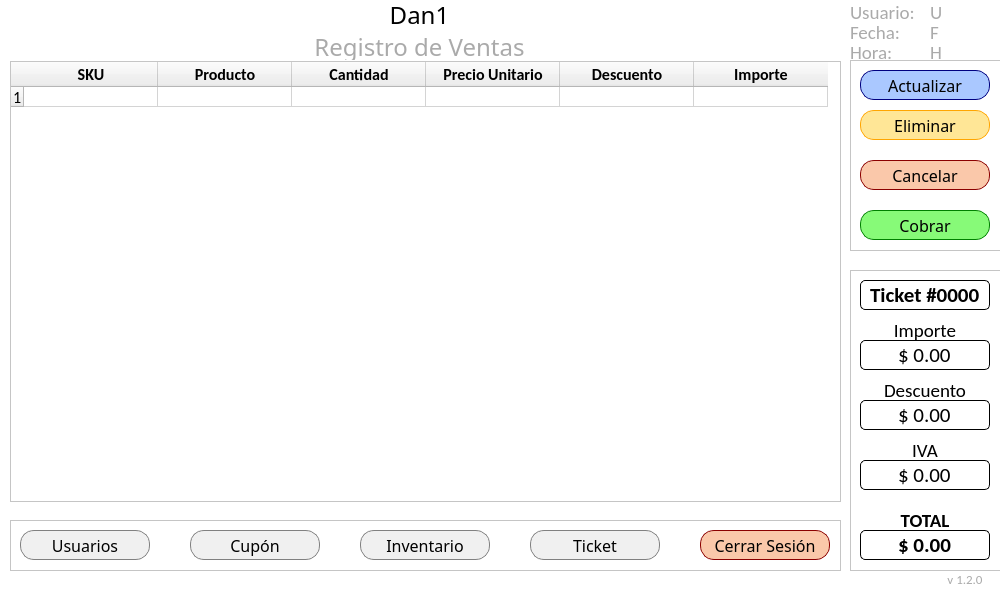
<?xml version="1.0" encoding="UTF-8"?>
<ui version="4.0">
 <class>MainWindow</class>
 <widget class="QMainWindow" name="MainWindow">
  <property name="geometry">
   <rect>
    <x>0</x>
    <y>0</y>
    <width>1000</width>
    <height>600</height>
   </rect>
  </property>
  <property name="minimumSize">
   <size>
    <width>1000</width>
    <height>600</height>
   </size>
  </property>
  <property name="maximumSize">
   <size>
    <width>1000</width>
    <height>600</height>
   </size>
  </property>
  <property name="palette">
   <palette>
    <active>
     <colorrole role="Base">
      <brush brushstyle="SolidPattern">
       <color alpha="255">
        <red>255</red>
        <green>255</green>
        <blue>255</blue>
       </color>
      </brush>
     </colorrole>
     <colorrole role="Window">
      <brush brushstyle="SolidPattern">
       <color alpha="255">
        <red>255</red>
        <green>255</green>
        <blue>255</blue>
       </color>
      </brush>
     </colorrole>
    </active>
    <inactive>
     <colorrole role="Base">
      <brush brushstyle="SolidPattern">
       <color alpha="255">
        <red>255</red>
        <green>255</green>
        <blue>255</blue>
       </color>
      </brush>
     </colorrole>
     <colorrole role="Window">
      <brush brushstyle="SolidPattern">
       <color alpha="255">
        <red>255</red>
        <green>255</green>
        <blue>255</blue>
       </color>
      </brush>
     </colorrole>
    </inactive>
    <disabled>
     <colorrole role="Base">
      <brush brushstyle="SolidPattern">
       <color alpha="255">
        <red>255</red>
        <green>255</green>
        <blue>255</blue>
       </color>
      </brush>
     </colorrole>
     <colorrole role="Window">
      <brush brushstyle="SolidPattern">
       <color alpha="255">
        <red>255</red>
        <green>255</green>
        <blue>255</blue>
       </color>
      </brush>
     </colorrole>
    </disabled>
   </palette>
  </property>
  <property name="windowTitle">
   <string>MainWindow</string>
  </property>
  <widget class="QWidget" name="centralwidget">
   <widget class="QLabel" name="L1">
    <property name="geometry">
     <rect>
      <x>-1</x>
      <y>0</y>
      <width>841</width>
      <height>30</height>
     </rect>
    </property>
    <property name="font">
     <font>
      <family>Impact</family>
      <pointsize>18</pointsize>
     </font>
    </property>
    <property name="text">
     <string>Dan1</string>
    </property>
    <property name="alignment">
     <set>Qt::AlignCenter</set>
    </property>
   </widget>
   <widget class="QLabel" name="L2">
    <property name="geometry">
     <rect>
      <x>-1</x>
      <y>30</y>
      <width>841</width>
      <height>30</height>
     </rect>
    </property>
    <property name="font">
     <font>
      <family>Swis721 LtCn BT</family>
      <pointsize>18</pointsize>
     </font>
    </property>
    <property name="frameShadow">
     <enum>QFrame::Plain</enum>
    </property>
    <property name="midLineWidth">
     <number>0</number>
    </property>
    <property name="text">
     <string>&lt;html&gt;&lt;head/&gt;&lt;body&gt;&lt;p&gt;&lt;span style=&quot; color:#aaaaaa;&quot;&gt;Registro de Ventas&lt;/span&gt;&lt;/p&gt;&lt;/body&gt;&lt;/html&gt;</string>
    </property>
    <property name="alignment">
     <set>Qt::AlignCenter</set>
    </property>
   </widget>
   <widget class="QTableWidget" name="t_Ventas">
    <property name="geometry">
     <rect>
      <x>10</x>
      <y>61</y>
      <width>831</width>
      <height>441</height>
     </rect>
    </property>
    <attribute name="horizontalHeaderVisible">
     <bool>true</bool>
    </attribute>
    <attribute name="horizontalHeaderCascadingSectionResizes">
     <bool>false</bool>
    </attribute>
    <attribute name="horizontalHeaderDefaultSectionSize">
     <number>134</number>
    </attribute>
    <attribute name="horizontalHeaderMinimumSectionSize">
     <number>134</number>
    </attribute>
    <attribute name="verticalHeaderDefaultSectionSize">
     <number>20</number>
    </attribute>
    <row>
     <property name="text">
      <string>1</string>
     </property>
     <property name="font">
      <font>
       <family>Calibri</family>
       <pointsize>12</pointsize>
      </font>
     </property>
    </row>
    <column>
     <property name="text">
      <string>SKU</string>
     </property>
     <property name="font">
      <font>
       <family>Calibri</family>
       <pointsize>12</pointsize>
       <weight>75</weight>
       <bold>true</bold>
      </font>
     </property>
     <property name="textAlignment">
      <set>AlignCenter</set>
     </property>
     <property name="foreground">
      <brush brushstyle="SolidPattern">
       <color alpha="255">
        <red>0</red>
        <green>0</green>
        <blue>0</blue>
       </color>
      </brush>
     </property>
    </column>
    <column>
     <property name="text">
      <string>Producto</string>
     </property>
     <property name="font">
      <font>
       <family>Calibri</family>
       <pointsize>12</pointsize>
       <weight>75</weight>
       <bold>true</bold>
      </font>
     </property>
     <property name="textAlignment">
      <set>AlignCenter</set>
     </property>
    </column>
    <column>
     <property name="text">
      <string>Cantidad</string>
     </property>
     <property name="font">
      <font>
       <family>Calibri</family>
       <pointsize>12</pointsize>
       <weight>75</weight>
       <bold>true</bold>
      </font>
     </property>
     <property name="textAlignment">
      <set>AlignCenter</set>
     </property>
    </column>
    <column>
     <property name="text">
      <string>Precio Unitario</string>
     </property>
     <property name="font">
      <font>
       <family>Calibri</family>
       <pointsize>12</pointsize>
       <weight>75</weight>
       <bold>true</bold>
      </font>
     </property>
     <property name="textAlignment">
      <set>AlignCenter</set>
     </property>
    </column>
    <column>
     <property name="text">
      <string>Descuento</string>
     </property>
     <property name="font">
      <font>
       <family>Calibri</family>
       <pointsize>12</pointsize>
       <weight>75</weight>
       <bold>true</bold>
      </font>
     </property>
     <property name="textAlignment">
      <set>AlignCenter</set>
     </property>
    </column>
    <column>
     <property name="text">
      <string>Importe</string>
     </property>
     <property name="font">
      <font>
       <family>Calibri</family>
       <pointsize>12</pointsize>
       <weight>75</weight>
       <bold>true</bold>
      </font>
     </property>
     <property name="textAlignment">
      <set>AlignCenter</set>
     </property>
    </column>
    <item row="0" column="0">
     <property name="text">
      <string/>
     </property>
    </item>
   </widget>
   <widget class="QFrame" name="fr_Ventas">
    <property name="geometry">
     <rect>
      <x>850</x>
      <y>60</y>
      <width>151</width>
      <height>191</height>
     </rect>
    </property>
    <property name="frameShape">
     <enum>QFrame::StyledPanel</enum>
    </property>
    <property name="frameShadow">
     <enum>QFrame::Raised</enum>
    </property>
    <widget class="QPushButton" name="b_Actualizar">
     <property name="geometry">
      <rect>
       <x>10</x>
       <y>10</y>
       <width>130</width>
       <height>30</height>
      </rect>
     </property>
     <property name="font">
      <font>
       <family>Swis721 LtCn BT</family>
       <pointsize>12</pointsize>
      </font>
     </property>
     <property name="focusPolicy">
      <enum>Qt::StrongFocus</enum>
     </property>
     <property name="styleSheet">
      <string notr="true">background-color: rgb(170, 200, 255);
border-width: 1px;
border-style: solid;
border-color: navy;
border-radius: 14px;</string>
     </property>
     <property name="text">
      <string>Actualizar</string>
     </property>
     <property name="autoDefault">
      <bool>true</bool>
     </property>
    </widget>
    <widget class="QPushButton" name="b_Eliminar">
     <property name="geometry">
      <rect>
       <x>10</x>
       <y>50</y>
       <width>130</width>
       <height>30</height>
      </rect>
     </property>
     <property name="font">
      <font>
       <family>Swis721 LtCn BT</family>
       <pointsize>12</pointsize>
      </font>
     </property>
     <property name="focusPolicy">
      <enum>Qt::StrongFocus</enum>
     </property>
     <property name="styleSheet">
      <string notr="true">background-color: rgb(255, 230, 150);
border-width: 1px;
border-style: solid;
border-color: orange;
border-radius: 14px;</string>
     </property>
     <property name="text">
      <string>Eliminar</string>
     </property>
     <property name="autoDefault">
      <bool>true</bool>
     </property>
    </widget>
    <widget class="QPushButton" name="b_Cancelar">
     <property name="geometry">
      <rect>
       <x>10</x>
       <y>100</y>
       <width>130</width>
       <height>30</height>
      </rect>
     </property>
     <property name="font">
      <font>
       <family>Swis721 LtCn BT</family>
       <pointsize>12</pointsize>
      </font>
     </property>
     <property name="focusPolicy">
      <enum>Qt::StrongFocus</enum>
     </property>
     <property name="styleSheet">
      <string notr="true">background-color: rgb(250, 200, 170);
border-width: 1px;
border-style: solid;
border-color: darkred;
border-radius: 14px;</string>
     </property>
     <property name="text">
      <string>Cancelar</string>
     </property>
     <property name="autoDefault">
      <bool>true</bool>
     </property>
    </widget>
    <widget class="QPushButton" name="b_Cobrar">
     <property name="geometry">
      <rect>
       <x>10</x>
       <y>150</y>
       <width>130</width>
       <height>30</height>
      </rect>
     </property>
     <property name="font">
      <font>
       <family>Swis721 LtCn BT</family>
       <pointsize>12</pointsize>
      </font>
     </property>
     <property name="focusPolicy">
      <enum>Qt::StrongFocus</enum>
     </property>
     <property name="styleSheet">
      <string notr="true">background-color: rgb(135, 250, 120);
border-width: 1px;
border-style: solid;
border-color: green;
border-radius: 14px;</string>
     </property>
     <property name="text">
      <string>Cobrar</string>
     </property>
     <property name="autoDefault">
      <bool>true</bool>
     </property>
    </widget>
   </widget>
   <widget class="QFrame" name="fr_botones">
    <property name="geometry">
     <rect>
      <x>10</x>
      <y>520</y>
      <width>831</width>
      <height>51</height>
     </rect>
    </property>
    <property name="frameShape">
     <enum>QFrame::StyledPanel</enum>
    </property>
    <property name="frameShadow">
     <enum>QFrame::Raised</enum>
    </property>
    <widget class="QPushButton" name="b_Usuarios">
     <property name="geometry">
      <rect>
       <x>10</x>
       <y>10</y>
       <width>130</width>
       <height>30</height>
      </rect>
     </property>
     <property name="font">
      <font>
       <family>Swis721 LtCn BT</family>
       <pointsize>12</pointsize>
      </font>
     </property>
     <property name="focusPolicy">
      <enum>Qt::StrongFocus</enum>
     </property>
     <property name="styleSheet">
      <string notr="true">background-color: rgb(240, 240, 240);
border-width: 1px;
border-style: solid;
border-color: gray;
border-radius: 14px;</string>
     </property>
     <property name="text">
      <string>Usuarios</string>
     </property>
     <property name="autoDefault">
      <bool>true</bool>
     </property>
    </widget>
    <widget class="QPushButton" name="b_Cupon">
     <property name="geometry">
      <rect>
       <x>180</x>
       <y>10</y>
       <width>130</width>
       <height>30</height>
      </rect>
     </property>
     <property name="font">
      <font>
       <family>Swis721 LtCn BT</family>
       <pointsize>12</pointsize>
      </font>
     </property>
     <property name="focusPolicy">
      <enum>Qt::StrongFocus</enum>
     </property>
     <property name="styleSheet">
      <string notr="true">background-color: rgb(240, 240, 240);
border-width: 1px;
border-style: solid;
border-color: gray;
border-radius: 14px;</string>
     </property>
     <property name="text">
      <string>Cupón</string>
     </property>
     <property name="autoDefault">
      <bool>true</bool>
     </property>
    </widget>
    <widget class="QPushButton" name="b_Inventario">
     <property name="geometry">
      <rect>
       <x>350</x>
       <y>10</y>
       <width>130</width>
       <height>30</height>
      </rect>
     </property>
     <property name="font">
      <font>
       <family>Swis721 LtCn BT</family>
       <pointsize>12</pointsize>
      </font>
     </property>
     <property name="focusPolicy">
      <enum>Qt::StrongFocus</enum>
     </property>
     <property name="styleSheet">
      <string notr="true">background-color: rgb(240, 240, 240);
border-width: 1px;
border-style: solid;
border-color: gray;
border-radius: 14px;</string>
     </property>
     <property name="text">
      <string>Inventario</string>
     </property>
     <property name="autoDefault">
      <bool>true</bool>
     </property>
    </widget>
    <widget class="QPushButton" name="b_Ticket">
     <property name="geometry">
      <rect>
       <x>520</x>
       <y>10</y>
       <width>130</width>
       <height>30</height>
      </rect>
     </property>
     <property name="font">
      <font>
       <family>Swis721 LtCn BT</family>
       <pointsize>12</pointsize>
      </font>
     </property>
     <property name="focusPolicy">
      <enum>Qt::StrongFocus</enum>
     </property>
     <property name="styleSheet">
      <string notr="true">background-color: rgb(240, 240, 240);
border-width: 1px;
border-style: solid;
border-color: gray;
border-radius: 14px;</string>
     </property>
     <property name="text">
      <string>Ticket</string>
     </property>
     <property name="autoDefault">
      <bool>true</bool>
     </property>
    </widget>
    <widget class="QPushButton" name="b_Cerrar">
     <property name="geometry">
      <rect>
       <x>690</x>
       <y>10</y>
       <width>130</width>
       <height>30</height>
      </rect>
     </property>
     <property name="font">
      <font>
       <family>Swis721 LtCn BT</family>
       <pointsize>12</pointsize>
      </font>
     </property>
     <property name="focusPolicy">
      <enum>Qt::StrongFocus</enum>
     </property>
     <property name="styleSheet">
      <string notr="true">background-color: rgb(250, 200, 170);
border-width: 1px;
border-style: solid;
border-color: darkred;
border-radius: 14px;</string>
     </property>
     <property name="text">
      <string>Cerrar Sesión</string>
     </property>
     <property name="autoDefault">
      <bool>true</bool>
     </property>
    </widget>
   </widget>
   <widget class="QFrame" name="fr_total">
    <property name="geometry">
     <rect>
      <x>850</x>
      <y>270</y>
      <width>151</width>
      <height>301</height>
     </rect>
    </property>
    <property name="frameShape">
     <enum>QFrame::StyledPanel</enum>
    </property>
    <property name="frameShadow">
     <enum>QFrame::Raised</enum>
    </property>
    <widget class="QLineEdit" name="t_Ticket">
     <property name="geometry">
      <rect>
       <x>10</x>
       <y>10</y>
       <width>130</width>
       <height>30</height>
      </rect>
     </property>
     <property name="font">
      <font>
       <family>Calibri</family>
       <pointsize>16</pointsize>
       <weight>75</weight>
       <bold>true</bold>
      </font>
     </property>
     <property name="styleSheet">
      <string notr="true">QLineEdit {
     border-width: 1px;
     border-style: solid;
     border-radius: 5px;
 }</string>
     </property>
     <property name="text">
      <string>Ticket #0000</string>
     </property>
     <property name="alignment">
      <set>Qt::AlignCenter</set>
     </property>
    </widget>
    <widget class="QLineEdit" name="t_Importe">
     <property name="geometry">
      <rect>
       <x>10</x>
       <y>70</y>
       <width>130</width>
       <height>30</height>
      </rect>
     </property>
     <property name="font">
      <font>
       <family>Calibri</family>
       <pointsize>16</pointsize>
       <weight>50</weight>
       <bold>false</bold>
      </font>
     </property>
     <property name="styleSheet">
      <string notr="true">QLineEdit {
     border-width: 1px;
     border-style: solid;
     border-radius: 5px;
 }</string>
     </property>
     <property name="text">
      <string>$ 0.00</string>
     </property>
     <property name="alignment">
      <set>Qt::AlignCenter</set>
     </property>
    </widget>
    <widget class="QLabel" name="label_2">
     <property name="geometry">
      <rect>
       <x>10</x>
       <y>50</y>
       <width>130</width>
       <height>21</height>
      </rect>
     </property>
     <property name="font">
      <font>
       <family>Calibri</family>
       <pointsize>14</pointsize>
      </font>
     </property>
     <property name="text">
      <string>Importe</string>
     </property>
     <property name="alignment">
      <set>Qt::AlignCenter</set>
     </property>
    </widget>
    <widget class="QLineEdit" name="t_Descuento">
     <property name="geometry">
      <rect>
       <x>10</x>
       <y>130</y>
       <width>130</width>
       <height>30</height>
      </rect>
     </property>
     <property name="font">
      <font>
       <family>Calibri</family>
       <pointsize>16</pointsize>
       <weight>50</weight>
       <bold>false</bold>
      </font>
     </property>
     <property name="styleSheet">
      <string notr="true">QLineEdit {
     border-width: 1px;
     border-style: solid;
     border-radius: 5px;
 }</string>
     </property>
     <property name="text">
      <string>$ 0.00</string>
     </property>
     <property name="alignment">
      <set>Qt::AlignCenter</set>
     </property>
    </widget>
    <widget class="QLabel" name="label_3">
     <property name="geometry">
      <rect>
       <x>10</x>
       <y>110</y>
       <width>130</width>
       <height>21</height>
      </rect>
     </property>
     <property name="font">
      <font>
       <family>Calibri</family>
       <pointsize>14</pointsize>
      </font>
     </property>
     <property name="text">
      <string>Descuento</string>
     </property>
     <property name="alignment">
      <set>Qt::AlignCenter</set>
     </property>
    </widget>
    <widget class="QLineEdit" name="t_IVA">
     <property name="geometry">
      <rect>
       <x>10</x>
       <y>190</y>
       <width>130</width>
       <height>30</height>
      </rect>
     </property>
     <property name="font">
      <font>
       <family>Calibri</family>
       <pointsize>16</pointsize>
       <weight>50</weight>
       <bold>false</bold>
      </font>
     </property>
     <property name="styleSheet">
      <string notr="true">QLineEdit {
     border-width: 1px;
     border-style: solid;
     border-radius: 5px;
 }</string>
     </property>
     <property name="text">
      <string>$ 0.00</string>
     </property>
     <property name="alignment">
      <set>Qt::AlignCenter</set>
     </property>
    </widget>
    <widget class="QLabel" name="label_4">
     <property name="geometry">
      <rect>
       <x>10</x>
       <y>170</y>
       <width>130</width>
       <height>21</height>
      </rect>
     </property>
     <property name="font">
      <font>
       <family>Calibri</family>
       <pointsize>14</pointsize>
      </font>
     </property>
     <property name="text">
      <string>IVA</string>
     </property>
     <property name="alignment">
      <set>Qt::AlignCenter</set>
     </property>
    </widget>
    <widget class="QLineEdit" name="t_Total">
     <property name="geometry">
      <rect>
       <x>10</x>
       <y>260</y>
       <width>130</width>
       <height>30</height>
      </rect>
     </property>
     <property name="font">
      <font>
       <family>Calibri</family>
       <pointsize>16</pointsize>
       <weight>75</weight>
       <bold>true</bold>
      </font>
     </property>
     <property name="styleSheet">
      <string notr="true">QLineEdit {
     border-width: 1px;
     border-style: solid;
     border-radius: 5px;
 }</string>
     </property>
     <property name="text">
      <string>$ 0.00</string>
     </property>
     <property name="alignment">
      <set>Qt::AlignCenter</set>
     </property>
    </widget>
    <widget class="QLabel" name="label_5">
     <property name="geometry">
      <rect>
       <x>10</x>
       <y>240</y>
       <width>130</width>
       <height>21</height>
      </rect>
     </property>
     <property name="font">
      <font>
       <family>Calibri</family>
       <pointsize>14</pointsize>
       <weight>75</weight>
       <bold>true</bold>
      </font>
     </property>
     <property name="text">
      <string>TOTAL</string>
     </property>
     <property name="alignment">
      <set>Qt::AlignCenter</set>
     </property>
    </widget>
   </widget>
   <widget class="QLabel" name="L9">
    <property name="geometry">
     <rect>
      <x>940</x>
      <y>570</y>
      <width>50</width>
      <height>20</height>
     </rect>
    </property>
    <property name="font">
     <font>
      <family>Calibri</family>
      <pointsize>14</pointsize>
     </font>
    </property>
    <property name="text">
     <string>&lt;html&gt;&lt;head/&gt;&lt;body&gt;&lt;p&gt;&lt;span style=&quot; font-size:10pt; color:#aaaaaa;&quot;&gt;v 1.2.0&lt;/span&gt;&lt;/p&gt;&lt;/body&gt;&lt;/html&gt;</string>
    </property>
    <property name="alignment">
     <set>Qt::AlignCenter</set>
    </property>
   </widget>
   <widget class="QLabel" name="L3">
    <property name="geometry">
     <rect>
      <x>850</x>
      <y>0</y>
      <width>70</width>
      <height>21</height>
     </rect>
    </property>
    <property name="font">
     <font>
      <family>Calibri</family>
      <pointsize>14</pointsize>
     </font>
    </property>
    <property name="text">
     <string>&lt;html&gt;&lt;head/&gt;&lt;body&gt;&lt;p&gt;&lt;span style=&quot; color:#aaaaaa;&quot;&gt;Usuario:&lt;/span&gt;&lt;/p&gt;&lt;/body&gt;&lt;/html&gt;</string>
    </property>
    <property name="alignment">
     <set>Qt::AlignLeading|Qt::AlignLeft|Qt::AlignVCenter</set>
    </property>
   </widget>
   <widget class="QLabel" name="L4">
    <property name="geometry">
     <rect>
      <x>850</x>
      <y>20</y>
      <width>70</width>
      <height>21</height>
     </rect>
    </property>
    <property name="font">
     <font>
      <family>Calibri</family>
      <pointsize>14</pointsize>
     </font>
    </property>
    <property name="text">
     <string>&lt;html&gt;&lt;head/&gt;&lt;body&gt;&lt;p&gt;&lt;span style=&quot; color:#aaaaaa;&quot;&gt;Fecha:&lt;/span&gt;&lt;/p&gt;&lt;/body&gt;&lt;/html&gt;</string>
    </property>
    <property name="alignment">
     <set>Qt::AlignLeading|Qt::AlignLeft|Qt::AlignVCenter</set>
    </property>
   </widget>
   <widget class="QLabel" name="L5">
    <property name="geometry">
     <rect>
      <x>850</x>
      <y>40</y>
      <width>70</width>
      <height>21</height>
     </rect>
    </property>
    <property name="font">
     <font>
      <family>Calibri</family>
      <pointsize>14</pointsize>
     </font>
    </property>
    <property name="text">
     <string>&lt;html&gt;&lt;head/&gt;&lt;body&gt;&lt;p&gt;&lt;span style=&quot; color:#aaaaaa;&quot;&gt;Hora:&lt;/span&gt;&lt;/p&gt;&lt;/body&gt;&lt;/html&gt;</string>
    </property>
    <property name="alignment">
     <set>Qt::AlignLeading|Qt::AlignLeft|Qt::AlignVCenter</set>
    </property>
   </widget>
   <widget class="QLabel" name="L7">
    <property name="geometry">
     <rect>
      <x>930</x>
      <y>20</y>
      <width>70</width>
      <height>21</height>
     </rect>
    </property>
    <property name="font">
     <font>
      <family>Calibri</family>
      <pointsize>14</pointsize>
     </font>
    </property>
    <property name="text">
     <string>&lt;html&gt;&lt;head/&gt;&lt;body&gt;&lt;p&gt;&lt;span style=&quot; color:#aaaaaa;&quot;&gt;F&lt;/span&gt;&lt;/p&gt;&lt;/body&gt;&lt;/html&gt;</string>
    </property>
    <property name="alignment">
     <set>Qt::AlignLeading|Qt::AlignLeft|Qt::AlignVCenter</set>
    </property>
   </widget>
   <widget class="QLabel" name="L6">
    <property name="geometry">
     <rect>
      <x>930</x>
      <y>0</y>
      <width>70</width>
      <height>21</height>
     </rect>
    </property>
    <property name="font">
     <font>
      <family>Calibri</family>
      <pointsize>14</pointsize>
     </font>
    </property>
    <property name="text">
     <string>&lt;html&gt;&lt;head/&gt;&lt;body&gt;&lt;p&gt;&lt;span style=&quot; color:#aaaaaa;&quot;&gt;U&lt;/span&gt;&lt;/p&gt;&lt;/body&gt;&lt;/html&gt;</string>
    </property>
    <property name="alignment">
     <set>Qt::AlignLeading|Qt::AlignLeft|Qt::AlignVCenter</set>
    </property>
   </widget>
   <widget class="QLabel" name="L8">
    <property name="geometry">
     <rect>
      <x>930</x>
      <y>40</y>
      <width>70</width>
      <height>21</height>
     </rect>
    </property>
    <property name="font">
     <font>
      <family>Calibri</family>
      <pointsize>14</pointsize>
     </font>
    </property>
    <property name="text">
     <string>&lt;html&gt;&lt;head/&gt;&lt;body&gt;&lt;p&gt;&lt;span style=&quot; color:#aaaaaa;&quot;&gt;H&lt;/span&gt;&lt;/p&gt;&lt;/body&gt;&lt;/html&gt;</string>
    </property>
    <property name="alignment">
     <set>Qt::AlignLeading|Qt::AlignLeft|Qt::AlignVCenter</set>
    </property>
   </widget>
  </widget>
 </widget>
 <resources/>
 <connections/>
</ui>
